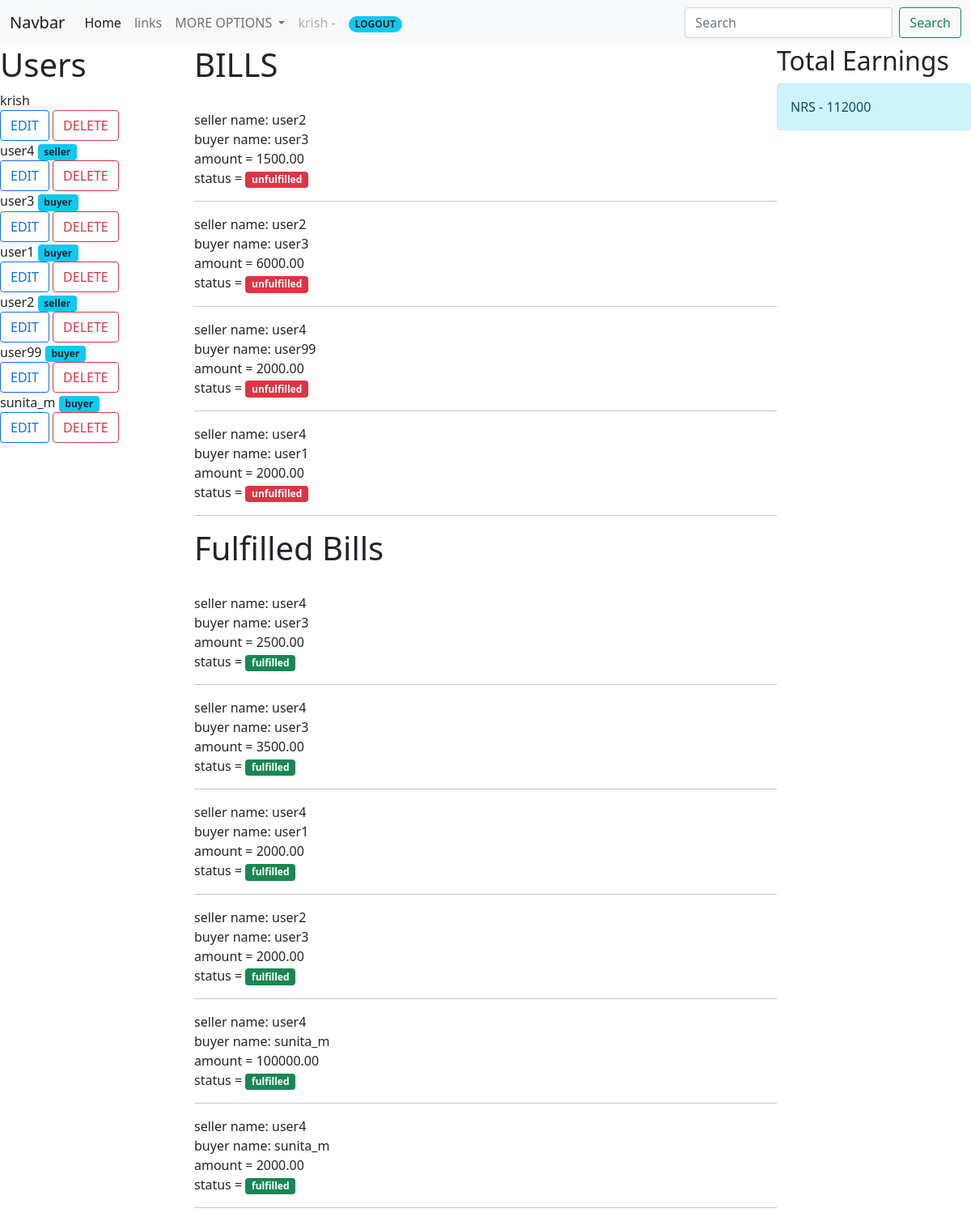
The page / (signed in) on the database its author committed.
### base/models.py (models this page shows, shortened)
class CustomUser(AbstractUser):
    USER_TYPES = (
        ('seller', 'Seller'),
        ('buyer', 'Buyer'),
    )
    user_type= models.CharField(max_length=10, choices=USER_TYPES)

class Bill(models.Model):
    STATUS =(
        ('fulfilled' , 'FULFILLED'),
        ('unfulfilled' , 'UNFULFILLED'),
    )
    seller = models.ForeignKey(Seller , on_delete=models.CASCADE)
    buyer = models.ForeignKey(Buyer , on_delete=models.CASCADE)
    amount = models.DecimalField(max_digits=10, decimal_places=2)
    payment_status = models.CharField(max_length=20 , choices=STATUS , default='unfulfilled')

class Seller(models.Model):
    user = models.OneToOneField(CustomUser, on_delete=models.CASCADE, primary_key=True) # for every seller, there is exactly one user associated with them, and for every user, there is exactly one seller associated with them.

class Buyer(models.Model):
    user = models.OneToOneField(CustomUser, on_delete=models.CASCADE, primary_key=True)

### base/views.py (the view)
# urls.py: path('' , views.Home , name='home'),
@login_required(login_url=  'login')
def Home(request):
    user = CustomUser.objects.all()
    b = Bill.objects.all()
    fulfilled_bills = Bill.objects.filter(payment_status='fulfilled')
    total_earning = fulfilled_bills.aggregate(total=Sum('amount'))['total']
    context = {'user':user , 'bills':b , 'total':total_earning }
    return render(request , 'base/home.html' , context)

### base/templates/base/home.html (shortened to what this page needs)
{% include 'base/nav.html' %}
{% block content %}
<div class="main">
        <div class="user">
            {% if request.user.is_superuser  %}
            <h1> Users </h1>
            {% for x in user %}
            {{ x.username }} <span class="badge bg-info text-dark">{{ x.user_type }}</span>
            <br>
            <span><a href="{% url 'edit' x.id %}">  <button type="button" class="btn btn-outline-primary">EDIT </button></a></span>
            <span><a href="{% url 'delete' x.id %}"> <button type="button" class="btn btn-outline-danger" > DELETE </button> </a></span>
            <br>
            {% endfor %}
            {% endif %}
        </div>
        <div class="transactions">
            {% if request.user.is_superuser or request.user.user_type == 'seller' %}
                <h1> BILLS </h1>
                <br>
                {% if request.user.is_superuser %}
                    {% for y in bills %}
                    {% if y.payment_status == 'unfulfilled'  %}
                        seller name: {{y.seller.user.username}}<br>
                        buyer name: {{y.buyer.user.username}}<br>
                        amount = {{y.amount}}<br>
                        {% if y.payment_status == 'unfulfilled'  %}
                        <p> status = <span class="badge bg-danger"> {{ y.payment_status}}</span></p>
                        {% else %}
                        <p> status = <span class="badge bg-success"> {{ y.payment_status}}</span></p>
                        {% endif %}
                        <hr>
                    {% endif %}
                    {% endfor %}
                    <h1>Fulfilled Bills</h1>
<br>
                        {% for y in bills %}
                    {% if y.payment_status == 'fulfilled'  %}
                        seller name: {{y.seller.user.username}}<br>
                        buyer name: {{y.buyer.user.username}}<br>
                        amount = {{y.amount}}<br>
                        {% if y.payment_status == 'unfulfilled'  %}
                        <p> status = <span class="badge bg-danger"> {{ y.payment_status}}</span></p>
                        {% else %}
                        <p> status = <span class="badge bg-success"> {{ y.payment_status}}</span></p>
                        {% endif %}
                        <hr>
                    {% endif %}
                    {% endfor %}
                {% endif %}
            {% else %}
                        <div class="alert alert-success" role="alert">
                            Check your pending bills
                            <br>
                            <a href="{% url 'payment' %}"> <span class="badge bg-success"> VIEW </span></a>
                        </div>
            {% endif %}
        </div>
        <div class="earning">
            {% if request.user.is_superuser  %}
            <h2> Total Earnings </h2>
            <div class="alert alert-info" role="alert">
                NRS - {{total}}
                <br>
            </div>
            {% endif %}
        </div>
</div>
{% endblock %}

### base/templates/base/nav.html (shortened to what this page needs)
<!doctype html>
<html lang="en">
    <head>
        <link href="https://cdn.jsdelivr.net/npm/bootstrap@5.0.2/dist/css/bootstrap.min.css" rel="stylesheet">
    </head>
    <body>
        <nav class="navbar navbar-expand-lg navbar-light bg-light">
            <div class="container-fluid">
              <a class="navbar-brand" href="#">Navbar</a>
              <div class="collapse navbar-collapse" id="navbarSupportedContent">
                <ul class="navbar-nav me-auto mb-2 mb-lg-0">
                  <li class="nav-item">
                    <a class="nav-link active" aria-current="page" href="{% url 'home' %}">Home</a>
                  </li>
                  <li class="nav-item">
                    {% if request.user.is_superuser  %}
                    <a class="nav-link" href="#">links </a>
                    {% endif %}
                  </li>
                  <li class="nav-item dropdown">
                    <a class="nav-link dropdown-toggle" href="#" id="navbarDropdown" role="button" data-bs-toggle="dropdown" aria-expanded="false">
                      MORE OPTIONS
                    </a>
                  </li>
                  <li class="nav-item">
                    <a class="nav-link disabled" href="#" tabindex="-1" aria-disabled="true">{{request.user}} - {{request.user.user_type}}</a>
                  </li>
                  {% if request.user.is_authenticated %}
                  <li class="nav-item">
                  <a class="nav-link" href="{% url 'logout' %}"> <span class="badge rounded-pill bg-info text-dark">LOGOUT</span></a>
                  </li>
                  {% else %}
                  <a class="nav-link" href="{% url 'login' %}"> <span class="badge rounded-pill bg-info text-dark">LOGIN</span></a>
                  {% endif %}
                </ul>
                <form class="d-flex">
                  <input class="form-control me-2" type="search" placeholder="Search" aria-label="Search">
                  <button class="btn btn-outline-success" type="submit">Search</button>
                </form>
              </div>
            </div>
          </nav>
    </body>
</html>

### base/templates/base/home.html (style rules this page uses)
.main { display:grid; grid-template-columns: 1fr 3fr 1fr ; }

### rows shown on the page
CustomUser: user "krish", username "krish"
CustomUser: username "user4", user_type "seller"
CustomUser: username "user3", user_type "buyer"
CustomUser: username "user1", user_type "buyer"
CustomUser: username "user2", user_type "seller"
CustomUser: username "user99", user_type "buyer"
CustomUser: username "sunita_m", user_type "buyer"
Bill: seller.user.username "user2", buyer.user.username "user3", amount "1500.00", payment_status "unfulfilled"
Bill: seller.user.username "user2", buyer.user.username "user3", amount "6000.00", payment_status "unfulfilled"
Bill: seller.user.username "user4", buyer.user.username "user99", amount "2000.00", payment_status "unfulfilled"
Bill: seller.user.username "user4", buyer.user.username "user1", amount "2000.00", payment_status "unfulfilled"
Bill: seller.user.username "user4", buyer.user.username "user3", amount "2500.00", payment_status "fulfilled"
Bill: seller.user.username "user4", buyer.user.username "user3", amount "3500.00", payment_status "fulfilled"
Bill: seller.user.username "user4", buyer.user.username "user1", amount "2000.00", payment_status "fulfilled"
Bill: seller.user.username "user2", buyer.user.username "user3", amount "2000.00", payment_status "fulfilled"
Bill: seller.user.username "user4", buyer.user.username "sunita_m", amount "100000.00", payment_status "fulfilled"
Bill: seller.user.username "user4", buyer.user.username "sunita_m", amount "2000.00", payment_status "fulfilled"

### other values the page prints
{{ total }} "112000"
